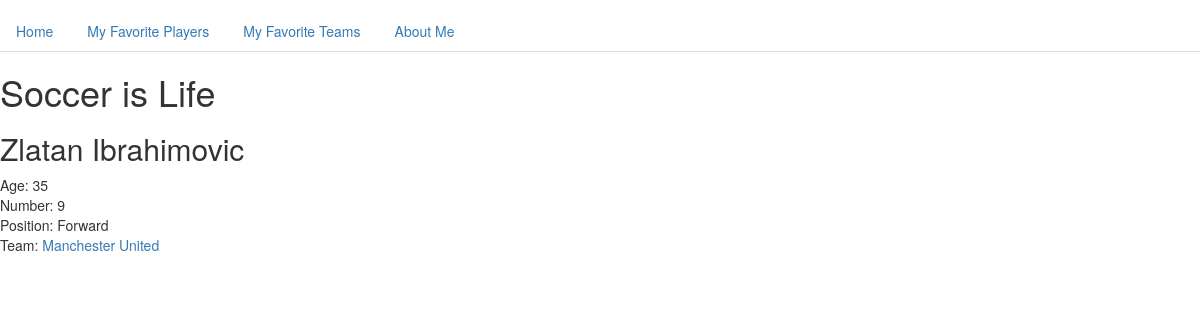
/player/1/, run on the app's committed database.
### app/models.py (models this page shows, shortened)
class Player(models.Model):
    name = models.CharField(max_length=50)
    age = models.IntegerField()
    number = models.IntegerField()
    position = models.CharField(max_length=50)
    team = models.ForeignKey(Team)

class Team(models.Model):
    name = models.CharField(max_length=50)
    coach = models.CharField(max_length=50)
    league = models.CharField(max_length=50)
    titles = models.IntegerField()
    crest = models.URLField(max_length=200)
    team_url = models.URLField()
    def __str__(self):
        return str(self.name)

### app/views.py (the view)
# urls.py: url(r'^player/(?P<player_id>\d+)/$', player_view, name="player_view"),
def player_view(request, player_id):
    context = {
        "player": Player.objects.get(id=player_id),
    }
    return render(request, "player.html", context)

### templates/player.html (shortened to what this page needs)
<!DOCTYPE html>
<html>
  <head>
    <link rel="stylesheet" href="https://maxcdn.bootstrapcdn.com/bootstrap/3.3.7/css/bootstrap.min.css">
  </head>
  <body>
    <header>
      <p>
        <ul class="nav nav-tabs">
          <li role="presentation"><a href="{% url 'index_view' %}">Home</a></li>
          <li role="presentation"><a href="{% url 'favorite_players' %}">My Favorite Players</a></li>
          <li role="presentation"><a href="{% url 'teams_view' %}">My Favorite Teams</a></li>
          <li role="presentation"><a href="{% url 'about_me' %}">About Me</a></li>
        </ul>
      </p>
      <h1>Soccer is Life</h1>
    </header>
    <h2>{{ player.name }}</h2>
    <p>
        Age: {{ player.age }}<br>
        Number: {{ player.number }}<br>
        Position: {{ player.position }}<br>
        Team: <a href="{% url 'team_view' player.team.id %}">{{ player.team }}</a>
    </p>
  </body>
</html>

### data on the page
Player: name "Zlatan Ibrahimovic", age "35", number "9", position "Forward", team "Manchester United"
